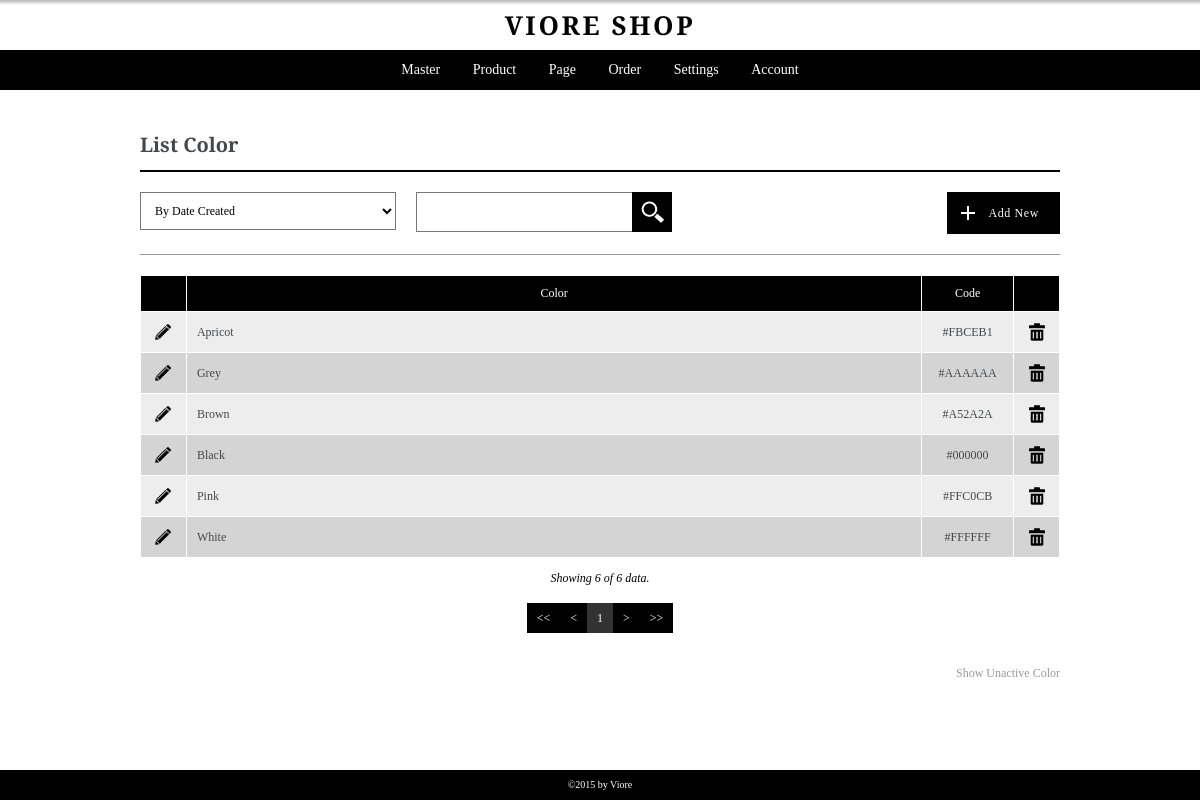
/admin/pages/listcolor.php (signed in), run on an earlier commit of the app's database.
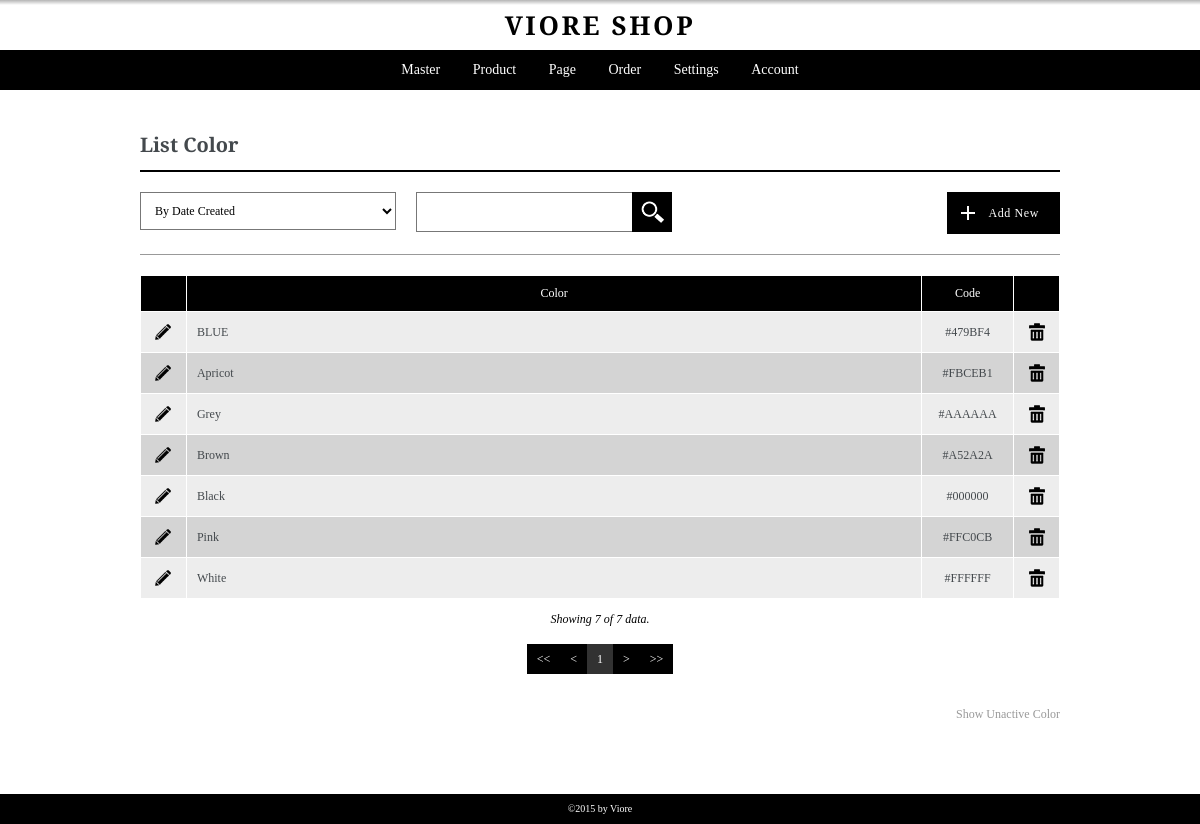
And on a later commit of the database.
### tables this page shows
CREATE TABLE `color` (
  `id_color` int(5) NOT NULL,
  `color_name` varchar(100) NOT NULL,
  `html_code` varchar(6) NOT NULL,
  `user_create` int(5) NOT NULL,
  `user_edit` int(5) NOT NULL,
  `date_created` datetime NOT NULL,
  `date_edited` datetime NOT NULL,
  `active` int(1) NOT NULL
);

### admin/pages/getfieldname.php (called while the page is built, shortened)
<?php
if((substr($pagecall,0,4)=="edit")||(substr($pagecall,0,4)=="list")){
	$tabel = substr($pagecall, 4);
}
else {
	$tabel = substr($pagecall, 3);
}
$pageedit = "add".$tabel;
?>

### admin/pages/listcolor.php (the view, shortened to what this page needs)
<?php
	include "header.php";
	$pagecall = "listcolor";
	include "controller.php";
	include "getfieldname.php";
?>
<div class="container">
	<div class="content list listcolor">
		<h3><?php echo ucwords("List ".$tabel); ?></h3>
		<?php
			include ("../pages/filter-box.php");
		?>
		<div class="data-table">
			<table border="1" cellpadding="0" cellspacing="0" width="100%">
				<colgroup>
					<col width="5%">
					<col width="">
					<col width="10%">
					<col width="5%">
				</colgroup>
				<thead>
					<tr>
						<th>&nbsp;</th>
						<th>Color</th>
						<th>Code</th>
						<th>&nbsp;</th>
					</tr>
				</thead>
				<tbody>
					<?php
					$batas=20;
					if (empty($halaman))
					{
						$posisi=0;
					}
					else
					{
						$posisi=($halaman-1)*$batas;
					}
					$sql = "SELECT * FROM color ";
					if(isset($_GET['discard'])){
						$sql .= "WHERE active=0 ";
					}
					else{
						$sql .= "WHERE active=1 ";
					}
					if ((isset($_POST['sortingchoice'])) AND ($_POST['sortingchoice']!="all"))
					{
						$sorting_opt = explode(":", $_POST['sortingchoice']);
						$sql .= "ORDER BY ".$sorting_opt[0]." ".$sorting_opt[1]." ";
					}
					else{
						$sql .= "ORDER BY date_created DESC ";
					}
					$sqlp = $sql."LIMIT $posisi,$batas";
					$result = mysql_query($sqlp);
					while ($row=mysql_fetch_array($result))
					{
						echo '<tr>';
						echo '	<td align="center">
									<a href="'.$pageedit.'.php?act=chg&id='.$row["id_color"].'" class="link-opt"><img src="../images/icon-pencil.png" alt="Edit" title="Edit"></a>
								</td>
						';
						echo '	<td align="left">'.$row['color_name'].'</td>';
						echo '	<td align="center">#'.$row['html_code'].'</td>';
						if(isset($_GET['discard'])){
							echo '	<td align="center">
									<a href="activate.php?id='.$row["id_color"].'&pageorigin='.$pagecall.'" class="link-opt"><img src="../images/greenbutton.png" alt="Activate" title="Activate"></a>
								</td>
							';
						}
						else{
							echo '	<td align="center">
									<a href="deactive.php?id='.$row["id_color"].'&pageorigin='.$pagecall.'" class="link-opt"><img src="../images/icon-trash.png" alt="Delete" title="Delete"></a>
								</td>
							';
						}
						echo '</tr>';
					}
					?>
				</tbody>
			</table>
		</div>
		<div class="data-show">
			<?php
				$jumlah = mysql_num_rows($result);
				$showing = $batas;
				if ($jumlah<$batas){$showing=$jumlah;}
				echo '<p>Showing '.$showing.' of '.$jumlah.' data.</p>';
			?>
		</div>
		<?php
		include ("../modules/paging.php");
		include ("../modules/showunactivelink.php");
		?>
	</div>
</div>
<?php
	include "footer.php";
?>

What changed in the data, as far as the page shows it:
added color: color_name "BLUE", html_code "479BF4"
Also different on the page:
$showing: "6" → "7"
$jumlah: "6" → "7"
